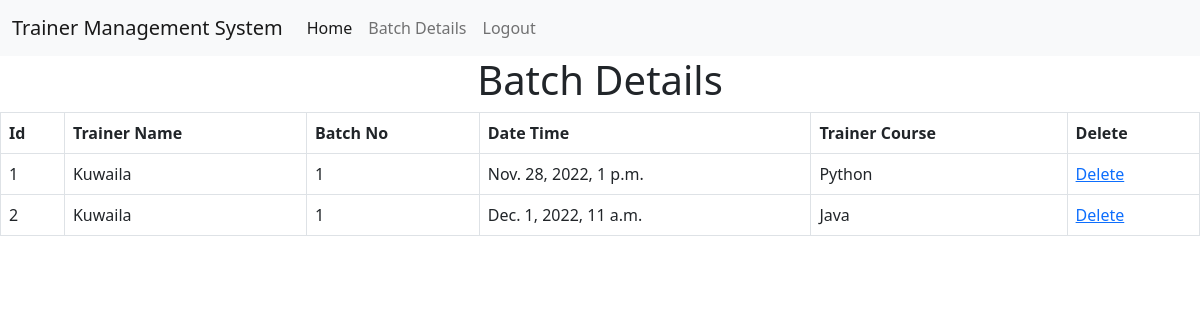
Page /trainerdata (signed in) on the committed database.
### Trainerapp/models.py (models this page shows, shortened)
class Trainer_Batch_Assign(models.Model):
    Tr_name=models.ForeignKey(Trainer_Reg,on_delete=models.CASCADE)
    BatchNo=models.IntegerField()
    Date=models.DateTimeField()
    Tr_Course=models.ForeignKey(Course,on_delete=models.CASCADE)

class Trainer_Reg(models.Model):
    Tname=models.CharField(max_length=50)
    Tage=models.CharField(max_length=50)
    TPhno=models.BigIntegerField()
    Temail=models.EmailField(max_length=50)
    Tpassword=models.CharField(max_length=50)
    Tcity=models.ForeignKey(City,on_delete=models.CASCADE)
    Tcourse=models.ForeignKey(Course,on_delete=models.CASCADE)
    def __str__(self):
        return f'{self.Tname}'

class Course(models.Model):
    course_name=models.CharField(max_length=50)
    def __str__(self):
        return f'{self.course_name}'

### Trainerapp/views.py (the view)
# urls.py: path('trainerdata',views.trainer_data_fun,name='trainerdata')
@never_cache
def trainer_data_fun(request):
    tt1=Trainer_Batch_Assign.objects.filter(Tr_name=request.session['trainer'])
    return render(request,'trainer//trainer_batch_details.html',{'data4':tt1})

### templates/trainer/trainer_batch_details.html
{% extends 'navbar//trainer_navbar.html' %}
{% block content %}
<form method="post">
<h1 align="center">Batch Details</h1>
    <table class="table table-bordered" border="1" align="center" >
        <tr>
            <th>Id</th>
            <th>Trainer Name</th>
            <th>Batch No</th>
            <th>Date Time</th>
            <th>Trainer Course</th>
            <th>Delete</th>
        </tr>
        {% for i in data4 %}
        <tr>
                <td>{{ i.id }}</td>
                <td>{{ i.Tr_name }}</td>
                <td>{{ i.BatchNo }}</td>
                <td>{{ i.Date }}</td>
                <td>{{ i.Tr_Course }}</td>
                <td><a href=" {% url 'delete' i.id %} ">Delete</a></td>
        </tr>
        {% endfor %}
    </table>
    </form>
{% endblock %}

### rows in the picture
Trainer_Batch_Assign: id "1", Tr_name "Kuwaila", BatchNo "1", Date "Nov. 28, 2022, 1 p.m.", Tr_Course "Python"
Trainer_Batch_Assign: id "2", Tr_name "Kuwaila", BatchNo "1", Date "Dec. 1, 2022, 11 a.m.", Tr_Course "Java"
